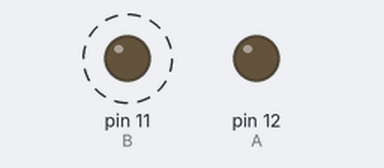
Simulated run of this sketch. Board: Arduino Uno, built with avr-gcc and run on an emulated ATmega328P. Shown: output pins drawn as LEDs (lit = HIGH). Dashed ring = blinking.

Above: at 0.5 s.
At 3.5 s:
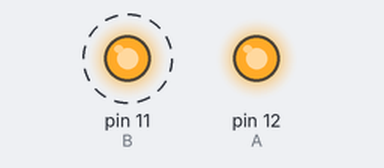
Timing chart, 0 to 5.2 s (numbered marks = the images above):
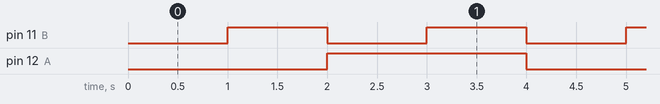

The sketch:

and_or_simulation.ino
```cpp
const int A = 12;
const int B = 11;

void setup() {
  pinMode(A, OUTPUT);
  pinMode(B, OUTPUT);
  digitalWrite(A, LOW);
  digitalWrite(B, LOW);
}

void loop() {
  // Creates the 0, 0
  digitalWrite(A, LOW);
  digitalWrite(B, LOW);
  delay(1000);

  // Creates the 0, 1 input
  digitalWrite(A, LOW);
  digitalWrite(B, HIGH);
  delay(1000);

  // Creates the 1, 0 input
  digitalWrite(A, HIGH);
  digitalWrite(B, LOW);
  delay(1000);

  // Creates the 1, 1 input
  digitalWrite(A, HIGH);
  digitalWrite(B, HIGH);
  delay(1000);
}
```

Measured:
- by itself, pin 11 (B): alternates HIGH for 1.0 s and LOW for 1.0 s
- by itself, pin 12 (A): alternates HIGH for 2.0 s and LOW for 2.0 s
- by itself, everything shown: repeats every 4.0 s, in 4 steps
